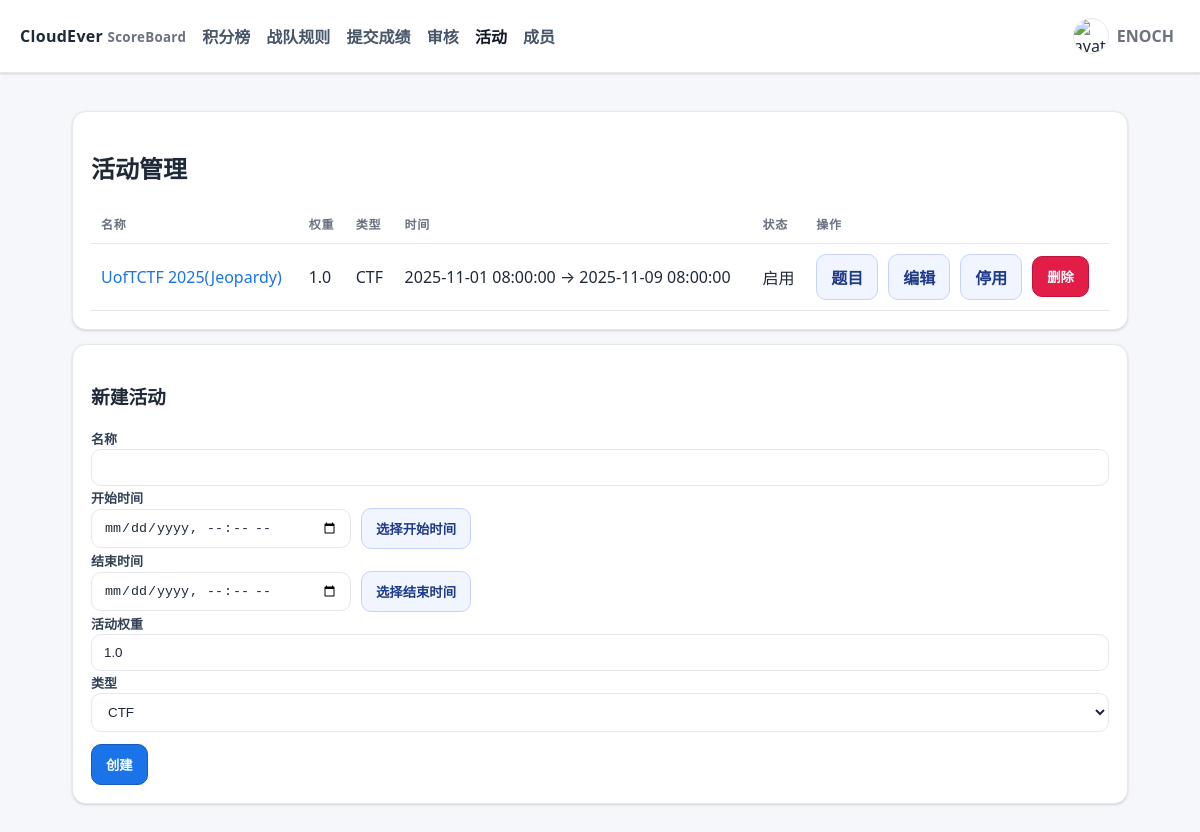
Page /admin/events (signed in) on the committed database.
### ceboard/models.py (models this page shows)
class User(Base):
    __tablename__ = "users"
    id = Column(Integer, primary_key=True)
    username = Column(String, unique=True, nullable=False)
    password_hash = Column(String, nullable=False)
    role = Column(String, default="member")  # 'admin' | 'reviewer' | 'member'
    team_type = Column(String, default="sub")  # 'main' or 'sub'
    is_active = Column(Boolean, default=True)
    is_deleted = Column(Boolean, default=False)
    avatar_filename = Column(String, nullable=True)
    submissions = relationship("Submission", back_populates="user")

class Event(Base):
    __tablename__ = "events"
    id = Column(Integer, primary_key=True)
    name = Column(String, nullable=False)
    start_time = Column(DateTime(timezone=True))
    end_time = Column(DateTime(timezone=True))
    weight = Column(Float, default=1.0)
    is_reproduction = Column(Boolean, default=False)
    is_active = Column(Boolean, default=True)
    allow_wp_only = Column(Boolean, default=False)  # 允许仅提交WP，由管理员在审核时手动给分
    is_deleted = Column(Boolean, default=False)
    event_type_id = Column(Integer, ForeignKey("event_types.id"), nullable=True)
    challenges = relationship("Challenge", back_populates="event", cascade="all,delete")
    submissions = relationship("Submission", back_populates="event")
    event_type = relationship("EventType")

### ceboard/routers/admin.py (the view)
@router.get("/admin/events", response_class=HTMLResponse)
def admin_events(request: Request, db = Depends(get_db), current_user = Depends(get_current_user)):
    require_admin_or_reviewer(current_user)
    events = db.query(Event).filter(Event.is_deleted == False).all()
    types = db.query(EventType).filter(EventType.is_deleted == False, EventType.is_active == True).order_by(EventType.name.asc()).all()
    now = datetime.now(TZ)
    return render_template("admin_events.html", title="活动管理", current_user=current_user, events=events, year=now.year, month=now.month, types=types)

### templates/admin_events.html (shortened to what this page needs)
{% extends 'base.html' %}
{% block content %}
<div class="card">
  <h2>活动管理</h2>
  <table>
    <thead><tr><th>名称</th><th>权重</th><th>类型</th><th>时间</th><th>状态</th><th>操作</th></tr></thead>
    <tbody>
    {% for e in events %}
      <tr>
  <td><a href="/admin/events/{{ e.id }}">{{ e.name }}</a></td>
        <td>{{ e.weight }}</td>
        <td>{{ e.event_type.name if e.event_type else ( '复现' if e.is_reproduction else 'CTF' ) }}</td>
        <td>{{ e.start_time }} → {{ e.end_time }}</td>
        <td>{{ '启用' if e.is_active else '停用' }}</td>
        <td class="row">
          <a class="btn secondary" href="/admin/events/{{ e.id }}/challenges">题目</a>
          <a class="btn secondary" href="/admin/events/{{ e.id }}/edit">编辑</a>
          <a class="btn secondary" href="#" onclick="document.getElementById('evt_toggle_{{ e.id }}').submit(); return false;">{{ '停用' if e.is_active else '启用' }}</a>
          <form method="post" action="/admin/events/{{ e.id }}/delete" style="display:inline" onsubmit="return confirm('移入垃圾箱？可在垃圾箱中恢复或彻底删除');">
            <button class="btn warn" type="submit">删除</button>
          </form>
        </td>
      </tr>
    {% else %}
      <tr><td colspan="6" class="muted">暂无活动</td></tr>
    {% endfor %}
    </tbody>
  </table>
</div>
<div class="card">
  <h3>新建活动</h3>
  <form method="post" action="/admin/events/create">
    <label>名称</label>
    <input name="name" required />
    <label>开始时间</label>
    <div class="row">
      <input id="start" name="start" type="datetime-local" style="max-width:260px" />
      <button class="btn secondary" type="button" onclick="document.getElementById('start').showPicker && document.getElementById('start').showPicker()">选择开始时间</button>
    </div>
    <label>结束时间</label>
    <div class="row">
      <input id="end" name="end" type="datetime-local" style="max-width:260px" />
      <button class="btn secondary" type="button" onclick="document.getElementById('end').showPicker && document.getElementById('end').showPicker()">选择结束时间</button>
    </div>
    <label>活动权重</label>
    <input name="weight" value="1.0" />
    <label>类型</label>
    <select name="event_type_id">
      {% for t in types %}
        <option value="{{ t.id }}">{{ t.name }}</option>
      {% endfor %}
    </select>
    <div style="margin-top:12px"><button class="btn" type="submit">创建</button></div>
  </form>
</div>
{% endblock %}

### templates/base.html (shortened to what this page needs)
<!doctype html>
<html lang="zh-CN">
<head>
</head>
<body>
  <header>
    <div class="brand">CloudEver <small>ScoreBoard</small></div>
    <div class="nav">
  <a href="/">积分榜</a>
      <a href="/rules">战队规则</a>
      <a href="/submit">提交成绩</a>
      {% if current_user and (current_user.role == 'admin' or current_user.role == 'reviewer') %}
        <a href="/admin/review">审核</a>
        <a href="/admin/events">活动</a>
      {% endif %}
      {% if current_user and (current_user.role == 'admin' or current_user.role == 'reviewer') %}
        <a href="/admin/users">成员</a>
      {% endif %}
    </div>
    <div style="margin-left:auto">
      {% if current_user %}
        <div class="user-menu" id="userMenu">
          <div class="user-trigger" id="userTrigger">
            {% if avatar_url %}<img class="avatar" src="{{ avatar_url }}" alt="avatar" />{% endif %}
            <span class="muted" style="font-weight:600">{{ current_user.username }}</span>
          </div>
        </div>
      {% else %}
        <a class="btn secondary" href="/auth/login">登录</a>
        <a class="btn" style="margin-left:8px" href="/auth/register">注册</a>
      {% endif %}
    </div>
  </header>
  <div class="wrap">
    {% block content %}{% endblock %}
  </div>
</body>
</html>

### templates/base.html (style rules this page uses)
:root { --bg:#f6f7fb; --surface:#ffffff; --border:#e7e8ee; --text:#1f2937; --muted:#6b7280; --accent:#1a73e8; --accent-2:#185abc; --success:#16a34a; --warn:#e11d48; --shadow:0 1px 2px rgba(16,24,40,.06), 0 1px 3px rgba(16,24,40,.1); }
* { box-sizing:border-box }
html,body { height:100% }
body { font-family: ui-sans-serif, system-ui, -apple-system, Segoe UI, Roboto, 'Noto Sans SC', Arial; margin:0; color:var(--text); background:var(--bg); }
header { position:sticky; top:0; z-index:10; display:flex; align-items:center; gap:16px; padding:12px 20px; background:var(--surface); border-bottom:1px solid var(--border); box-shadow: var(--shadow); }
.brand { font-weight:800; letter-spacing:.3px }
.brand small { color:var(--muted); font-weight:600 }
.nav a { margin-right:12px; color:#475569; text-decoration:none; font-weight:600; padding:8px 0 }
.nav a.active { color:#111827 }
.wrap { max-width:1100px; margin:0 auto; padding:24px 22px }
.card { position:relative; margin:14px 0; padding:18px 18px; background:var(--surface); border:1px solid var(--border); border-radius:14px; box-shadow: var(--shadow); }
.row { display:flex; gap:10px; align-items:center; flex-wrap:wrap }
.muted { color:var(--muted) }
a { color:var(--accent); text-decoration:none }
.btn { display:inline-flex; align-items:center; justify-content:center; gap:8px; background:var(--accent); color:#fff; font-weight:700; border:1px solid var(--accent-2); padding:10px 14px; border-radius:10px; cursor:pointer }
.btn.secondary { background:#f1f5ff; color:#1e3a8a; border:1px solid #c7d2fe }
.btn.warn { background:var(--warn); color:#fff; border-color:#be123c }
input,select,textarea { width:100%; padding:10px 12px; border-radius:10px; border:1px solid var(--border); background:#fff; color:var(--text) }
label { font-weight:700; font-size:13px; color:#334155 }
table { width:100%; border-collapse:separate; border-spacing:0; background:#fff }
thead th { font-size:12px; text-transform:uppercase; letter-spacing:.06em; color:#6b7280 }
th,td { padding:10px 10px; border-bottom:1px solid var(--border); text-align:left }
.avatar { width:36px; height:36px; border-radius:999px; border:1px solid var(--border); object-fit:cover; vertical-align:middle }
.user-menu { position:relative }
.user-trigger { display:flex; align-items:center; gap:8px; padding:6px; border-radius:999px; cursor:pointer }

### rows in the picture
User: username "ENOCH"
Event: name "UofTCTF 2025(Jeopardy)", weight "1.0", event_type "CTF", start_time "2025-11-01 08:00:00", end_time "2025-11-09 08:00:00", is_active "启用", is_active "停用"

### other values in the picture
form field event_type_id "CTF"
